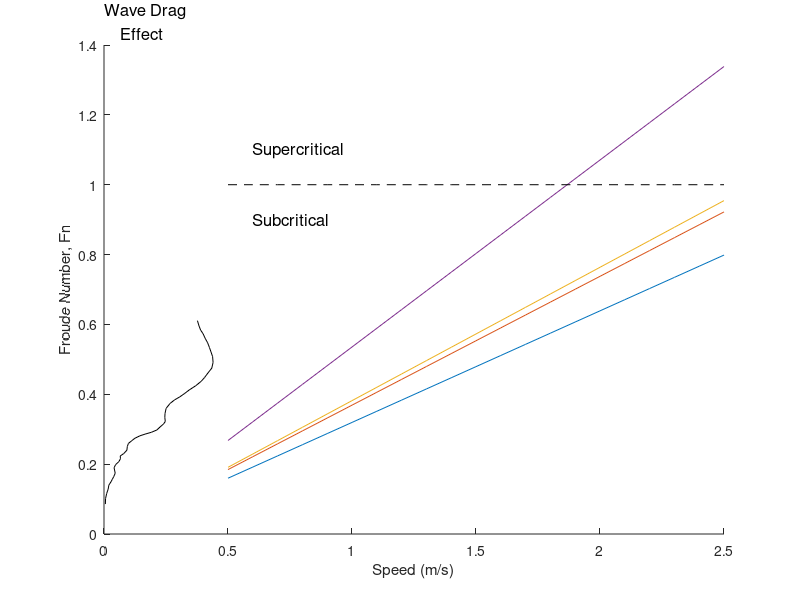

This chart was generated by the following MATLAB code: (Note: this script raises an error after producing the figure.)
% Froude Numbers for gear sets with floats
% Fn = U/sqrt(gL) where U = speed, g = gravitational acceleration and l =
% length of float at waterline.

% set values
U = 0.5:0.1:2.5; % speed, m/s
g = 9.8; % gravitational acceleration, m/s^2

names = {'J070602';'J120305';'J120604';'Telemetry Buoy'};

L = [1; 0.75; 0.7; 0.356];

for i = 1:4
Fn(i,:) = U/sqrt(g*L(i));
end

% Lighthill 1991 Data Figure 69, page 276 Waves in Water
% data(:,1) = Froude Number
% data(:,2) = Wave Drag Coefficient (with NO SCALE)
data = [0.08572856	0.011090072;
0.101582736	0.012603475;
0.1156895	0.021342494;
0.12862903	0.033699602;
0.13979359	0.03889444;
0.14863057	0.054922428;
0.15687358	0.06736401;
0.16393903	0.07802821;
0.17394325	0.09043811;
0.18977673	0.081160605;
0.19860682	0.09359162;
0.20746449	0.12041052;
0.2157075	0.13285209;
0.22333589	0.13091634;
0.2304358	0.1595654;
0.23987707	0.18457526;
0.25045112	0.18798217;
0.2592743	0.19681622;
0.26754835	0.22544417;
0.27405086	0.24870832;
0.2811749	0.2899468;
0.2859507	0.33122748;
0.2913342	0.38328853;
0.29787463	0.42633602;
0.30673227	0.45315492;
0.31500286	0.47998437;
0.32207522	0.49424556;
0.33380958	0.49043742;
0.34496725	0.49203527;
0.3596611	0.5007637;
0.37381265	0.53288305;
0.3838617	0.56867325;
0.39275035	0.61167854;
0.40162525	0.64748985;
0.41226822	0.68686646;
0.42469996	0.74059933;
0.43711102	0.7835412;
0.44772986	0.8103284;
0.46128747	0.83886135;
0.47484854	0.8691928;
0.49130702	0.879688;
0.50773793	0.8757954;
0.5212163	0.8629632;
0.5341075	0.85014147;
0.54758245	0.83551073;
0.5604599	0.81549513;
0.5733443	0.7990765;
0.58387357	0.7791031;
0.5955907	0.7663025;
0.61083025	0.7534386]; 

figure(1); clf; hold on
plot(U,Fn)
plot(U,ones(length(U),1),'k--')
plot(data(:,2)/2,data(:,1),'k')
xlabel('Speed (m/s)'); ylabel('Froude Number, Fn')
text(0.6,1.1,'Supercritical','FontSize',12)
text(0.6,0.9,'Subcritical','FontSize',12)
text(0.0032,1.47,{'Wave Drag';'    Effect'},'FontSize',12)
adjustfigurefont; box on
legend(names,'Location','SE','FontSize',12)

cd /Users/julievanderhoop/Documents/MATLAB/TOW/AnalysisFigs/Paper
print('A3_Froude.eps','-depsc','-r300')